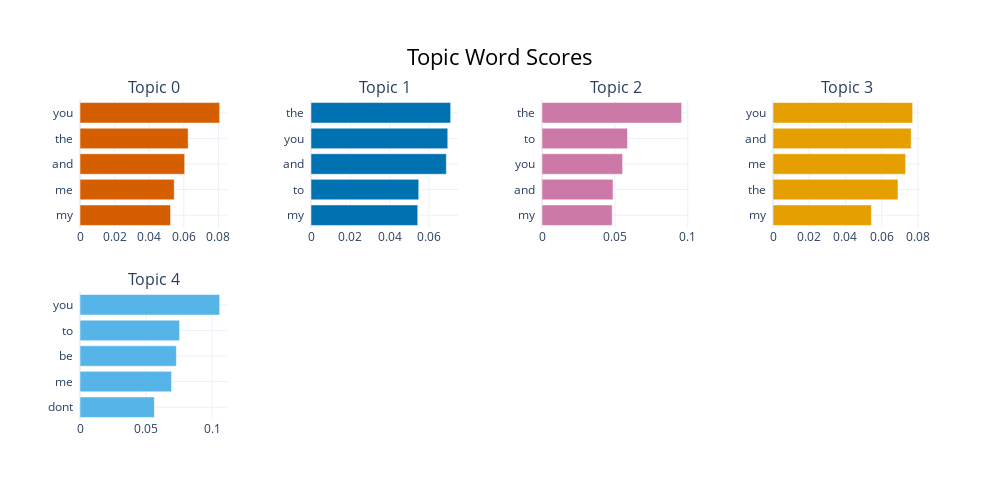

The cell this chart's notebook holds for it:
### Code cell
topic_model.visualize_barchart()

### Figure 1 — Plotly figure (JSON) as saved in the notebook; plotly's stock layout.template omitted (floating-point values rounded to 4 significant figures)
{"data": [{"marker": {"color": "#D55E00"}, "orientation": "h", "type": "bar", "x": [0.05232, 0.05445, 0.06048, 0.06249, 0.08071], "xaxis": "x", "y": ["my  ", "me  ", "and  ", "the  ", "you  "], "yaxis": "y"}, {"marker": {"color": "#0072B2"}, "orientation": "h", "type": "bar", "x": [0.05425, 0.05474, 0.06876, 0.0695, 0.07096], "xaxis": "x2", "y": ["my  ", "to  ", "and  ", "you  ", "the  "], "yaxis": "y2"}, {"marker": {"color": "#CC79A7"}, "orientation": "h", "type": "bar", "x": [0.04815, 0.04873, 0.05529, 0.05866, 0.0958], "xaxis": "x3", "y": ["my  ", "and  ", "you  ", "to  ", "the  "], "yaxis": "y3"}, {"marker": {"color": "#E69F00"}, "orientation": "h", "type": "bar", "x": [0.05435, 0.06901, 0.07323, 0.0763, 0.07711], "xaxis": "x4", "y": ["my  ", "the  ", "me  ", "and  ", "you  "], "yaxis": "y4"}, {"marker": {"color": "#56B4E9"}, "orientation": "h", "type": "bar", "x": [0.0563, 0.06932, 0.07298, 0.07541, 0.1057], "xaxis": "x5", "y": ["dont  ", "me  ", "be  ", "to  ", "you  "], "yaxis": "y5"}], "layout": {"annotations": [{"font": {"size": 16}, "showarrow": false, "text": "Topic 0", "x": 0.0875, "xanchor": "center", "xref": "paper", "y": 1, "yanchor": "bottom", "yref": "paper"}, {"font": {"size": 16}, "showarrow": false, "text": "Topic 1", "x": 0.3625, "xanchor": "center", "xref": "paper", "y": 1, "yanchor": "bottom", "yref": "paper"}, {"font": {"size": 16}, "showarrow": false, "text": "Topic 2", "x": 0.6375, "xanchor": "center", "xref": "paper", "y": 1, "yanchor": "bottom", "yref": "paper"}, {"font": {"size": 16}, "showarrow": false, "text": "Topic 3", "x": 0.9125, "xanchor": "center", "xref": "paper", "y": 1, "yanchor": "bottom", "yref": "paper"}, {"font": {"size": 16}, "showarrow": false, "text": "Topic 4", "x": 0.0875, "xanchor": "center", "xref": "paper", "y": 0.4, "yanchor": "bottom", "yref": "paper"}], "height": 500, "hoverlabel": {"bgcolor": "white", "font": {"family": "Rockwell", "size": 16}}, "showlegend": false, "title": {"font": {"color": "Black", "size": 22}, "text": "Topic Word Scores", "x": 0.5, "xanchor": "center", "yanchor": "top"}, "width": 1000, "xaxis": {"anchor": "y", "domain": [0, 0.175], "showgrid": true}, "xaxis2": {"anchor": "y2", "domain": [0.275, 0.45], "showgrid": true}, "xaxis3": {"anchor": "y3", "domain": [0.55, 0.725], "showgrid": true}, "xaxis4": {"anchor": "y4", "domain": [0.825, 1], "showgrid": true}, "xaxis5": {"anchor": "y5", "domain": [0, 0.175], "showgrid": true}, "xaxis6": {"anchor": "y6", "domain": [0.275, 0.45], "showgrid": true}, "xaxis7": {"anchor": "y7", "domain": [0.55, 0.725], "showgrid": true}, "xaxis8": {"anchor": "y8", "domain": [0.825, 1], "showgrid": true}, "yaxis": {"anchor": "x", "domain": [0.6, 1], "showgrid": true}, "yaxis2": {"anchor": "x2", "domain": [0.6, 1], "showgrid": true}, "yaxis3": {"anchor": "x3", "domain": [0.6, 1], "showgrid": true}, "yaxis4": {"anchor": "x4", "domain": [0.6, 1], "showgrid": true}, "yaxis5": {"anchor": "x5", "domain": [0, 0.4], "showgrid": true}, "yaxis6": {"anchor": "x6", "domain": [0, 0.4], "showgrid": true}, "yaxis7": {"anchor": "x7", "domain": [0, 0.4], "showgrid": true}, "yaxis8": {"anchor": "x8", "domain": [0, 0.4], "showgrid": true}}}
